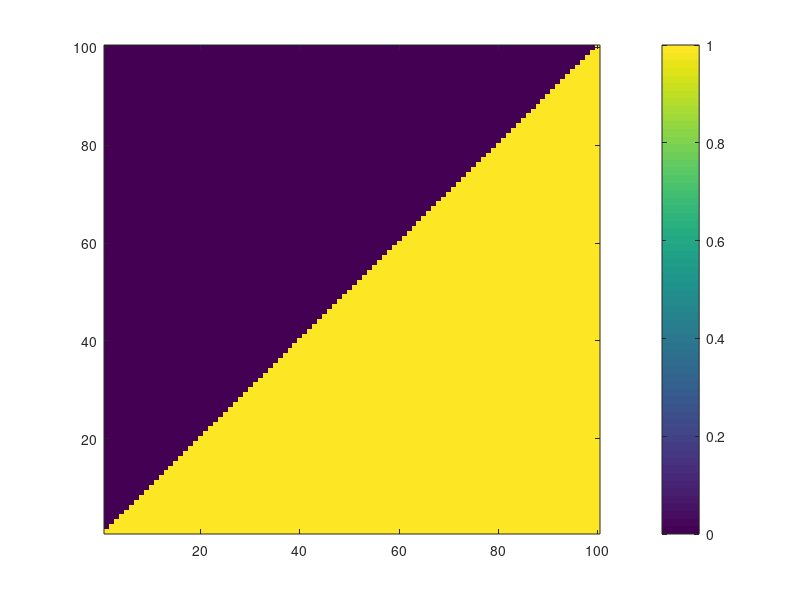

Recreate this plot in MATLAB.
Z=zeros(100,100);
for X=1:100
    for Y=1:100
        if X>=Y
            Z(Y,X)=1;
        end
    end
end
figure;imagesc(Z);set(gca,'YDir','normal');colorbar;
